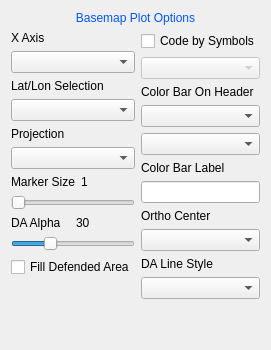
                      <widget class="QWidget" name="page_9">
                       <layout class="QGridLayout" name="gridLayout_23">
                        <item row="1" column="0">
                         <layout class="QGridLayout" name="gridLayout_22">
                          <item row="0" column="0">
                           <layout class="QVBoxLayout" name="verticalLayout_18">
                            <item>
                             <widget class="QLabel" name="BasemapXComboLabel">
                              <property name="sizePolicy">
                               <sizepolicy hsizetype="Preferred" vsizetype="Fixed">
                                <horstretch>0</horstretch>
                                <verstretch>0</verstretch>
                               </sizepolicy>
                              </property>
                              <property name="text">
                               <string>X Axis</string>
                              </property>
                             </widget>
                            </item>
                            <item>
                             <widget class="QComboBox" name="BasemapXAxis"/>
                            </item>
                            <item>
                             <widget class="QLabel" name="BasemapLatLonLabel">
                              <property name="text">
                               <string>Lat/Lon Selection</string>
                              </property>
                             </widget>
                            </item>
                            <item>
                             <widget class="QComboBox" name="GetTypeLatLon"/>
                            </item>
                            <item>
                             <widget class="QLabel" name="BasemapProjectionLabel">
                              <property name="text">
                               <string>Projection</string>
                              </property>
                             </widget>
                            </item>
                            <item>
                             <widget class="QComboBox" name="BasemapTransform"/>
                            </item>
                            <item>
                             <layout class="QHBoxLayout" name="horizontalLayout_27">
                              <item>
                               <widget class="QLabel" name="BasemapMarkerSizeLabel">
                                <property name="text">
                                 <string>Marker Size</string>
                                </property>
                               </widget>
                              </item>
                              <item>
                               <widget class="QLabel" name="BasemapMarkerSize">
                                <property name="text">
                                 <string>1</string>
                                </property>
                               </widget>
                              </item>
                             </layout>
                            </item>
                            <item>
                             <widget class="QSlider" name="BasemapMarkerSlider">
                              <property name="minimum">
                               <number>1</number>
                              </property>
                              <property name="orientation">
                               <enum>Qt::Horizontal</enum>
                              </property>
                             </widget>
                            </item>
                            <item>
                             <layout class="QHBoxLayout" name="horizontalLayout_29">
                              <item>
                               <widget class="QLabel" name="BasemapAlphaLabel">
                                <property name="text">
                                 <string>DA Alpha</string>
                                </property>
                               </widget>
                              </item>
                              <item>
                               <widget class="QLabel" name="BasemapAlphaSize">
                                <property name="text">
                                 <string>30</string>
                                </property>
                               </widget>
                              </item>
                             </layout>
                            </item>
                            <item>
                             <widget class="QSlider" name="BasemapAlphaSlider">
                              <property name="minimum">
                               <number>1</number>
                              </property>
                              <property name="maximum">
                               <number>100</number>
                              </property>
                              <property name="value">
                               <number>30</number>
                              </property>
                              <property name="orientation">
                               <enum>Qt::Horizontal</enum>
                              </property>
                             </widget>
                            </item>
                            <item>
                             <widget class="QCheckBox" name="BasemapFillDAChk">
                              <property name="text">
                               <string>Fill Defended Area</string>
                              </property>
                             </widget>
                            </item>
                            <item>
                             <spacer name="verticalSpacer_14">
                              <property name="orientation">
                               <enum>Qt::Vertical</enum>
                              </property>
                              <property name="sizeHint" stdset="0">
                               <size>
                                <width>20</width>
                                <height>40</height>
                               </size>
                              </property>
                             </spacer>
                            </item>
                           </layout>
                          </item>
                          <item row="0" column="1">
                           <layout class="QVBoxLayout" name="verticalLayout_19">
                            <item>
                             <widget class="QCheckBox" name="BasemapSymbolCodeCheckBox">
                              <property name="text">
                               <string>Code by Symbols</string>
                              </property>
                             </widget>
                            </item>
                            <item>
                             <widget class="QComboBox" name="BasemapSymbolCode">
                              <property name="enabled">
                               <bool>false</bool>
                              </property>
                             </widget>
                            </item>
                            <item>
                             <widget class="QLabel" name="BasemapColorBarHeaderLabel">
                              <property name="sizePolicy">
                               <sizepolicy hsizetype="Preferred" vsizetype="Fixed">
                                <horstretch>0</horstretch>
                                <verstretch>0</verstretch>
                               </sizepolicy>
                              </property>
                              <property name="text">
                               <string>Color Bar On Header</string>
                              </property>
                             </widget>
                            </item>
                            <item>
                             <widget class="QComboBox" name="BasemapColorbarHeader"/>
                            </item>
                            <item>
                             <widget class="QComboBox" name="BasemapColorbarName"/>
                            </item>
                            <item>
                             <widget class="QLabel" name="BasemapColorBarLabelLabel">
                              <property name="sizePolicy">
                               <sizepolicy hsizetype="Preferred" vsizetype="Fixed">
                                <horstretch>0</horstretch>
                                <verstretch>0</verstretch>
                               </sizepolicy>
                              </property>
                              <property name="text">
                               <string>Color Bar Label</string>
                              </property>
                             </widget>
                            </item>
                            <item>
                             <widget class="QLineEdit" name="BasemapColorbarLabel">
                              <property name="sizePolicy">
                               <sizepolicy hsizetype="Preferred" vsizetype="Fixed">
                                <horstretch>0</horstretch>
                                <verstretch>0</verstretch>
                               </sizepolicy>
                              </property>
                             </widget>
                            </item>
                            <item>
                             <widget class="QLabel" name="BasemapOrthoCenterLabel">
                              <property name="text">
                               <string>Ortho Center</string>
                              </property>
                             </widget>
                            </item>
                            <item>
                             <widget class="QComboBox" name="BasemapOrthoCenter"/>
                            </item>
                            <item>
                             <widget class="QLabel" name="BasemapDALineStyleLabel">
                              <property name="text">
                               <string>DA Line Style</string>
                              </property>
                             </widget>
                            </item>
                            <item>
                             <widget class="QComboBox" name="BasemapDALineStyle"/>
                            </item>
                            <item>
                             <spacer name="verticalSpacer_15">
                              <property name="orientation">
                               <enum>Qt::Vertical</enum>
                              </property>
                              <property name="sizeHint" stdset="0">
                               <size>
                                <width>20</width>
                                <height>40</height>
                               </size>
                              </property>
                             </spacer>
                            </item>
                           </layout>
                          </item>
                         </layout>
                        </item>
                        <item row="0" column="0">
                         <widget class="QLabel" name="label_78">
                          <property name="text">
                           <string>&lt;html&gt;&lt;head/&gt;&lt;body&gt;&lt;p align=&quot;center&quot;&gt;&lt;span style=&quot; color:#0055ff;&quot;&gt;Basemap Plot Options&lt;/span&gt;&lt;/p&gt;&lt;/body&gt;&lt;/html&gt;</string>
                          </property>
                         </widget>
                        </item>
                       </layout>
                      </widget>
